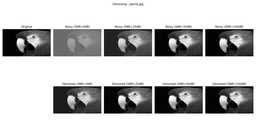
#> input picture ASKISI 3/ADSP_3-KSVD/denoising_image0.png, 256 x 137 px, shrunk from 1500 x 800 before the run, given as the content of the folder dataset/test, which was not available
$ python denoise_inpaint.py
#> lines starting #> are read from the running program, lines starting #| are printed output that depends on the picture; pictures that were not available may be replaced by others from this repository, and a replacement may not be noted
###############################################################################
# DENOISING/INPAINTING SCRIPT                                                 #
###############################################################################
# This script implements denoising and inpainting using a pre-trained
# dictionary, evaluating performance at different SNR levels.
# ==============================================================================

import numpy as np
import matplotlib.pyplot as plt
import os
from PIL import Image
import glob
import scipy.io
from skimage.util.shape import view_as_blocks
from skimage.util import img_as_float

# ------------------ PARAMETERS ----------------------------------------
block_size = 8  # patch dimension (pixels)
T0 = 8  # sparsity per block
epsilon = 0  # residual threshold (0 → off)
gOMP_N = 1  # =1 → OMP, >1 → GenOMP batch size
SNR_levels = [0, 20, 50, 100]  # SNR levels in dB
np.random.seed(0)  # reproducibility seed

# ------------------ LOAD PRETRAINED DICTIONARY ------------------------
D = scipy.io.loadmat('D.mat')['D']  # Dictionary from previous exercise
#> (reads ASKISI 3/ADSP_3-KSVD/[MATLAB] plots epochs=100 - T0=5 - K=512/D.mat from the repository)
print(f"Loaded pre-trained dictionary with {D.shape[1]} atoms.")

# ------------------ DATASET PATHS ------------------------------------
test_dir = os.path.join('dataset', 'test')
img_ext = ['*.png', '*.jpg', '*.bmp']

te_files = []
for ext in img_ext:
    te_files.extend(glob.glob(os.path.join(test_dir, ext)))
assert len(te_files) > 0, 'No test images found.'
print(f"Found {len(te_files)} test images.")


# ------------------ HELPERS ------------------------------------------
def extract_blocks(image):
    """Extract non-overlapping blocks from image"""
    # Ensure image dimensions are multiples of block_size
    h, w = image.shape
    h_blocks = h // block_size
    w_blocks = w // block_size

    # Crop image if needed
    image = image[:h_blocks * block_size, :w_blocks * block_size]

    # Extract blocks
    blocks = view_as_blocks(image, (block_size, block_size))
    blocks = blocks.reshape(-1, block_size * block_size).T

    return blocks, (h_blocks * block_size, w_blocks * block_size)


def assemble_image(blocks, img_size):
    """Reconstruct image from blocks"""
    h, w = img_size
    h_blocks = h // block_size
    w_blocks = w // block_size

    # Reshape blocks to match original dimensions
    blocks = blocks.T.reshape(h_blocks, w_blocks, block_size, block_size)

    # Initialize output image
    output = np.zeros((h, w))

    # Fill in blocks
    for i in range(h_blocks):
        for j in range(w_blocks):
            output[i * block_size:(i + 1) * block_size, j * block_size:(j + 1) * block_size] = blocks[i, j]

    return output


def GenOMP(D, y, T0, epsilon=0, N=1):
    """Generic Orthogonal Matching Pursuit algorithm"""
    n, K = D.shape
    x = np.zeros(K)
    r = y.copy()
    support = []

    # Continue until T0 atoms are selected or residual is small enough
    while len(support) < T0 and (epsilon == 0 or np.linalg.norm(r) > epsilon):
        # Compute correlations
        correlations = np.abs(D.T @ r)

        # Find N atoms with highest correlation
        if N == 1:
            idx = np.argmax(correlations)
            new_indices = [idx]
        else:
            # Get indices of N highest correlations not already in support
            available_indices = np.setdiff1d(np.arange(K), support)
            if len(available_indices) == 0:
                break

            avail_corr = correlations[available_indices]
            N = min(N, len(available_indices))
            top_N_indices = np.argsort(avail_corr)[-N:]
            new_indices = [available_indices[i] for i in top_N_indices]

        # Add to support
        support.extend(new_indices)

        # Solve least squares problem
        D_support = D[:, support]
        x_support = np.linalg.lstsq(D_support, y, rcond=None)[0]

        # Update residual
        r = y - D_support @ x_support

    # Fill in sparse code
    x[support] = x_support
    return x


# ------------------ DENOISING EXPERIMENT -----------------------------
print('Running denoising experiment...')

# Storage for results
num_images = len(te_files)
mse_denoising = np.zeros((num_images, len(SNR_levels)))
psnr_denoising = np.zeros((num_images, len(SNR_levels)))

# For each test image
for i in range(num_images):
    # Load and convert to grayscale if needed
    img_path = te_files[i]
    img_name = os.path.basename(img_path)
    I_orig = img_as_float(np.array(Image.open(img_path).convert('L')))
    h, w = I_orig.shape
#> h = 137; w = 256

    # Create a figure for this image
    plt.figure(figsize=(15, 8))
    plt.suptitle(f'Denoising - {img_name}')

    # Show original image
    plt.subplot(2, len(SNR_levels) + 1, 1)
    plt.imshow(I_orig, cmap='gray')
    plt.title('Original')
    plt.axis('off')

    # Test at different SNR levels
    for s, SNR in enumerate(SNR_levels):
        # Add noise according to SNR
        signal_power = np.mean(I_orig ** 2)
        noise_power = signal_power / (10 ** (SNR / 10))
        noise = np.sqrt(noise_power) * np.random.randn(*I_orig.shape)
        I_noisy = I_orig + noise

        # Show noisy image
        plt.subplot(2, len(SNR_levels) + 1, s + 2)
        plt.imshow(I_noisy, cmap='gray')
        plt.title(f'Noisy (SNR={SNR}dB)')
        plt.axis('off')

        # Extract blocks
        Blks, cropped_size = extract_blocks(I_noisy)

        # Process each block using GenOMP/OMP
        X = np.zeros((D.shape[1], Blks.shape[1]))
        for b in range(Blks.shape[1]):
            X[:, b] = GenOMP(D, Blks[:, b], T0, epsilon, gOMP_N)

        # Reconstruct image
        Rblks = D @ X
        I_denoised = assemble_image(Rblks, cropped_size)
        I_denoised = np.clip(I_denoised, 0, 1)  # clip to [0,1]

        # Show denoised image
        plt.subplot(2, len(SNR_levels) + 1, len(SNR_levels) + 2 + s + 1)
        plt.imshow(I_denoised, cmap='gray')
        plt.title(f'Denoised (SNR={SNR}dB)')
        plt.axis('off')

        # Calculate metrics
        cropped_orig = I_orig[:cropped_size[0], :cropped_size[1]]
        mse_denoising[i, s] = np.mean((I_denoised - cropped_orig) ** 2)
        psnr_denoising[i, s] = 10 * np.log10(1 / mse_denoising[i, s])

        print(f'Image {i} ({img_name}), SNR={SNR}dB: MSE={mse_denoising[i, s]:.6f}, PSNR={psnr_denoising[i, s]:.2f}dB')
#> this loop made 4 passes
#> (signal_power, noise_power, cropped_size) on pass 1: (0.696, 0.696, (136, 256))
#> pass 1, in extract_blocks, `blocks = blocks.reshape(-1, block_size * block_size).T`:
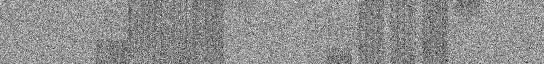
#> blocks: shape (64, 544) float64; min -3.71, max 4.2, mean 0.746; drawn with min black and max white
#> after the loop:
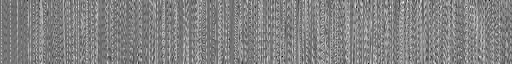
#> D: shape (64, 512) float64; min -0.67, max 0.548, mean -0.0432; drawn with min black and max white
#> after the loop:
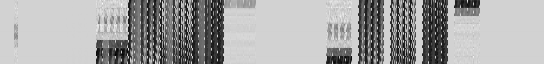
#> Rblks: shape (64, 544) float64; min -0.146, max 1.25, mean 0.75; drawn with min black and max white
#> after the loop:
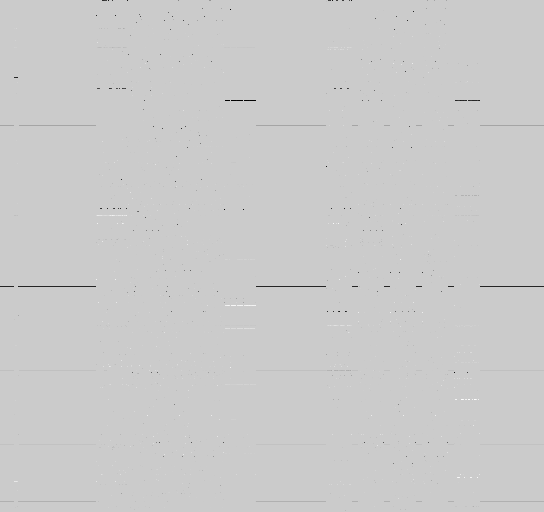
#> X: shape (512, 544) float64; min -8.34, max 2.12, mean -0.0136; drawn with min black and max white

    # Save figure
    plt.tight_layout()
    plt.savefig(f'denoising_image{i}.png')

# Plot MSE results for denoising - Fixed bar plot
plt.figure(figsize=(12, 6))
x = np.arange(num_images)
width = 0.2  # width of bars
for s in range(len(SNR_levels)):
    plt.bar(x + s * width, mse_denoising[:, s], width, label=f'{SNR_levels[s]}dB')

plt.xlabel('Images')
plt.ylabel('Mean Square Error')
plt.title('Denoising MSE for Different SNR Levels')
plt.xticks(x + width * (len(SNR_levels) - 1) / 2, [os.path.basename(f) for f in te_files], rotation=45)
plt.legend()
plt.grid(True)
plt.tight_layout()
plt.savefig('denoising_mse.png')

# ------------------ INPAINTING EXPERIMENT ----------------------------
print('\nRunning inpainting experiment...')

# Storage for inpainting results
mse_inpainting = np.zeros((num_images, len(SNR_levels)))
psnr_inpainting = np.zeros((num_images, len(SNR_levels)))

# For each test image
for i in range(num_images):
    # Load and convert to grayscale if needed
    img_path = te_files[i]
    img_name = os.path.basename(img_path)
    I_orig = img_as_float(np.array(Image.open(img_path).convert('L')))
    h, w = I_orig.shape

    # Create a figure for this image
    plt.figure(figsize=(15, 8))
    plt.suptitle(f'Inpainting - {img_name}')

    # Show original image
    plt.subplot(2, len(SNR_levels) + 1, 1)
    plt.imshow(I_orig, cmap='gray')
    plt.title('Original')
    plt.axis('off')

    # Define percentage of pixels to remove based on SNR
    # Higher SNR = fewer pixels removed
    missing_percentages = [90, 50, 20, 10]  # Corresponding to SNR levels

    # Test at different SNR-equivalent levels
    for s, SNR in enumerate(SNR_levels):
        missing_pct = missing_percentages[s]

        # Create a binary mask with uniform distribution
        mask = np.random.rand(*I_orig.shape) > (missing_pct / 100)
        I_missing = I_orig * mask

        # Show image with missing pixels
        plt.subplot(2, len(SNR_levels) + 1, s + 2)
        plt.imshow(I_missing, cmap='gray')
        plt.title(f'Missing ({missing_pct}%)')
        plt.axis('off')

        # Extract blocks
        Blks, cropped_size = extract_blocks(I_missing)

        # Process each block using GenOMP/OMP
        X = np.zeros((D.shape[1], Blks.shape[1]))
        for b in range(Blks.shape[1]):
            X[:, b] = GenOMP(D, Blks[:, b], T0, epsilon, gOMP_N)

        # Reconstruct image
        Rblks = D @ X
        I_inpainted = assemble_image(Rblks, cropped_size)
        I_inpainted = np.clip(I_inpainted, 0, 1)  # clip to [0,1]

        # Show inpainted image
        plt.subplot(2, len(SNR_levels) + 1, len(SNR_levels) + 2 + s + 1)
        plt.imshow(I_inpainted, cmap='gray')
        plt.title(f'Inpainted ({missing_pct}%)')
        plt.axis('off')

        # Calculate metrics
        cropped_orig = I_orig[:cropped_size[0], :cropped_size[1]]
        mse_inpainting[i, s] = np.mean((I_inpainted - cropped_orig) ** 2)
        psnr_inpainting[i, s] = 10 * np.log10(1 / mse_inpainting[i, s])

        print(
            f'Image {i} ({img_name}), Missing={missing_pct}%: MSE={mse_inpainting[i, s]:.6f}, PSNR={psnr_inpainting[i, s]:.2f}dB')
#> this loop made 4 passes
#> pass 1, in extract_blocks (call 5), `blocks = blocks.reshape(-1, block_size * block_size).T`:
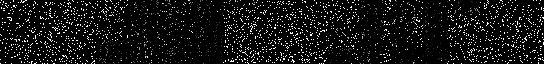
#> blocks: shape (64, 544) float64; min 0, max 1, mean 0.0778
#> after the loop:
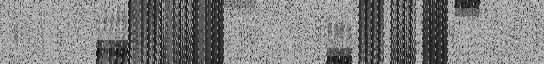
#> Rblks: shape (64, 544) float64; min -0.241, max 1.59, mean 0.672; drawn with min black and max white

    # Save figure
    plt.tight_layout()
    plt.savefig(f'inpainting_image{i}.png')

# Plot MSE results for inpainting - Fixed bar plot
plt.figure(figsize=(12, 6))
x = np.arange(num_images)
width = 0.2  # width of bars
for s in range(len(SNR_levels)):
    plt.bar(x + s * width, mse_inpainting[:, s], width, label=f'{missing_percentages[s]}%')

plt.xlabel('Images')
plt.ylabel('Mean Square Error')
plt.title('Inpainting MSE for Different Missing Pixel Percentages')
plt.xticks(x + width * (len(SNR_levels) - 1) / 2, [os.path.basename(f) for f in te_files], rotation=45)
plt.legend()
plt.grid(True)
plt.tight_layout()
plt.savefig('inpainting_mse.png')
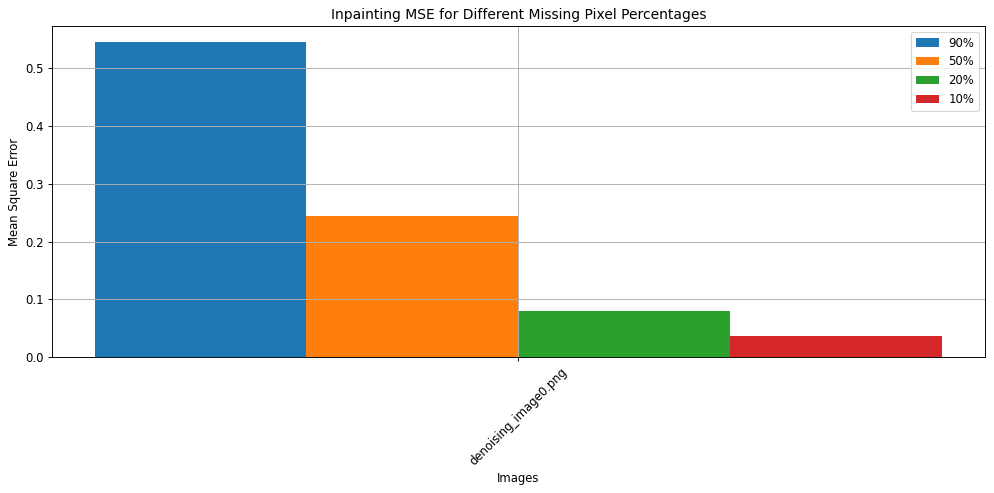
#> figure drawn by matplotlib, 1 panel

# ------------------ SAVE RESULTS -------------------------------------
np.savez('denoising_results.npz', mse_denoising=mse_denoising, psnr_denoising=psnr_denoising, SNR_levels=SNR_levels)
np.savez('inpainting_results.npz', mse_inpainting=mse_inpainting, psnr_inpainting=psnr_inpainting,
         missing_percentages=missing_percentages)

print('Experiments completed and results saved.')


# ------------------ DENOISE_INPAINT_ALGORITHM FUNCTION ------------------
def denoise_inpaint_algorithm(D, Y, T0, epsilon=0, N=1):
    """
    Implements the denoising/inpainting algorithm as specified in the assignment.

    Input:
      D        : (n×K) dictionary with unit-norm columns
      Y        : (n×Nsig) input signals (possibly noisy or with missing values)
      T0       : target sparsity level passed to GenOMP
      epsilon  : residual threshold passed to GenOMP
      N        : (optional) number of atoms per GenOMP iteration

    Output:
      Y_star   - reconstructed signals
    """
    n, K = D.shape
    n, Nsig = Y.shape
    X = np.zeros((K, Nsig))

    # -------- Sparse coding of each signal column --------
    for i in range(Nsig):
        X[:, i] = GenOMP(D, Y[:, i], T0, epsilon, N)

    # -------- Reconstruction from sparse codes --------
    Y_star = D @ X

    return Y_star
